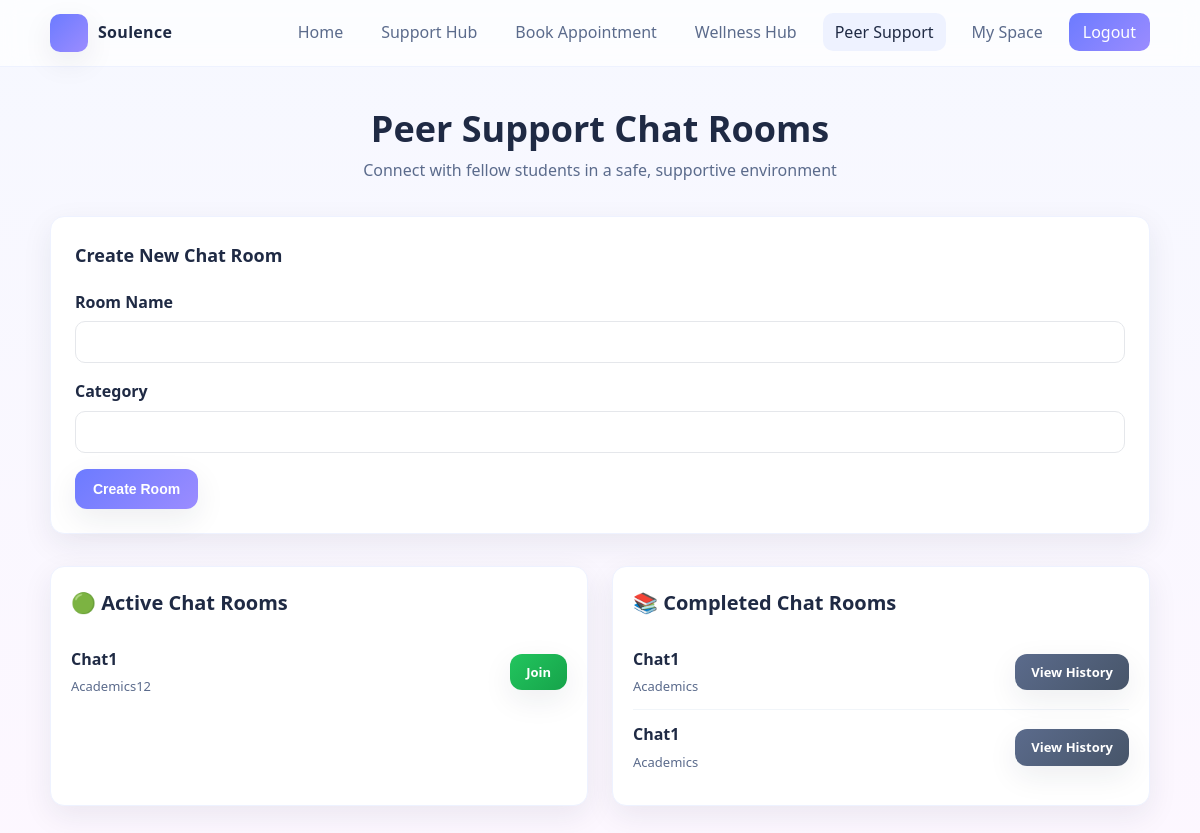
Page /peer/ (signed in) on the earlier database version.
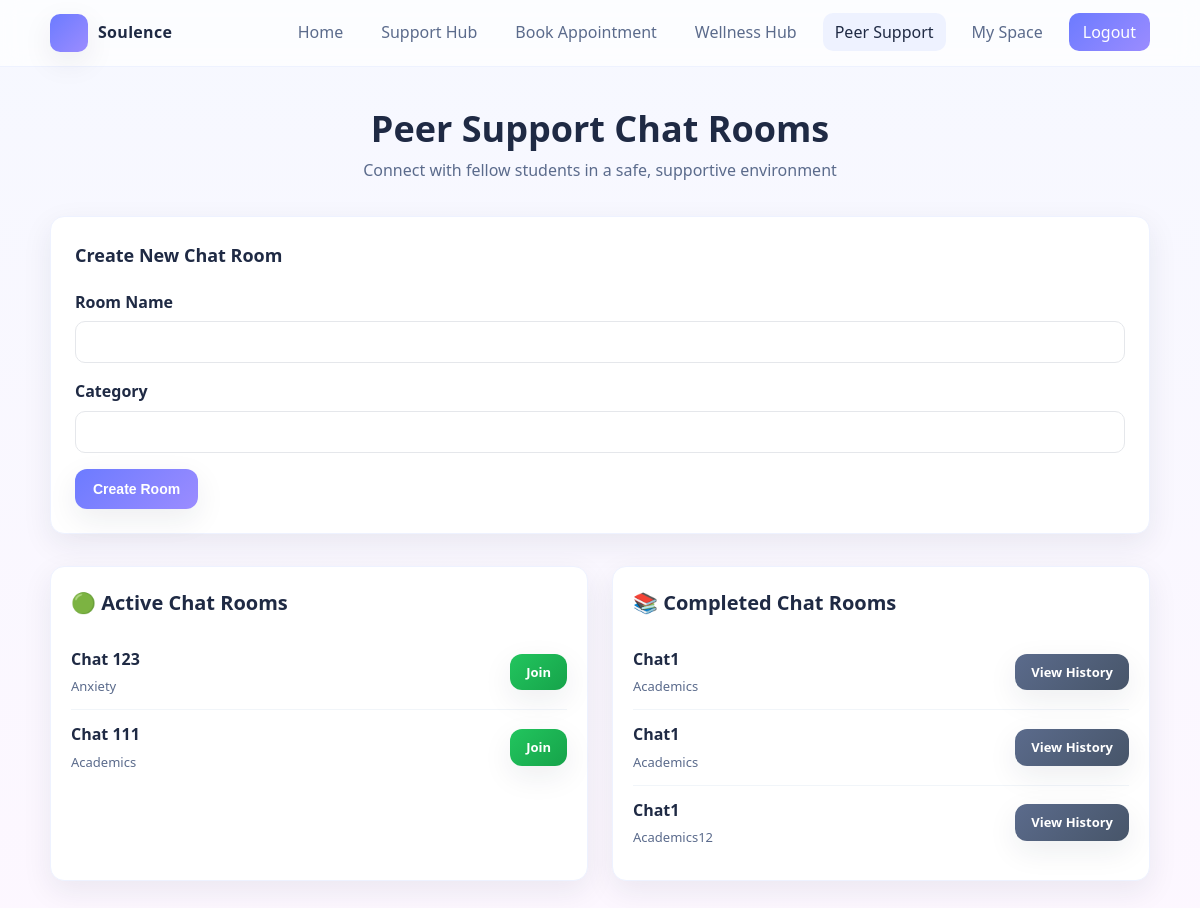
Same page on the later database version.
### sih_app/models.py (models this page shows, shortened)
class ChatRoom(models.Model):
	name = models.CharField(max_length=100)
	category = models.CharField(max_length=50)
	creator = models.ForeignKey('Student', on_delete=models.CASCADE, related_name='created_rooms')
	institution = models.ForeignKey('Institution', on_delete=models.CASCADE)
	is_active = models.BooleanField(default=True)
	created_at = models.DateTimeField(auto_now_add=True)
	ended_at = models.DateTimeField(null=True, blank=True)

### sih_app/views.py (the view, shortened to what this page needs)
# urls.py: path('peer/', views.peer, name='peer'),
def peer(request):
	if not request.session.get('user_type'):
		return redirect('login')
	student = Student.objects.get(email=request.session['user_email'])
	institution = student.institution
	form = ChatRoomCreateForm()
	form_errors = None
	active_rooms = ChatRoom.objects.filter(institution=institution, is_active=True)
	completed_rooms = ChatRoom.objects.filter(institution=institution, is_active=False)
	return render(request, 'peer.html', {
		'active_rooms': active_rooms,
		'completed_rooms': completed_rooms,
		'form': form,
		'form_errors': form_errors,
		'student': student,
	})

### sih_app/forms.py
class ChatRoomCreateForm(forms.ModelForm):
    class Meta:
        model = ChatRoom
        fields = ['name', 'category']

### sih_app/templates/peer.html (shortened to what this page needs)
<!DOCTYPE html>
<html lang="en">
<head>
</head>
<body>
  <header>
    <div class="container nav">
      <div class="brand"><div class="logo" aria-hidden="true"></div><span>Soulence</span></div>
      <nav aria-label="Primary">
        <ul>
          <li><a href="/">Home</a></li>
          <li><a href="/support/">Support Hub</a></li>
          <li><a href="/book-slot/">Book Appointment</a></li>
          <li><a href="/wellness/">Wellness Hub</a></li>
          <li><a href="/peer/" class="active">Peer Support</a></li>
          <li><a href="/myspace/">My Space</a></li>
          <li><a href="/logout/" style="color:#fff;background:linear-gradient(135deg,#6c7bff,#9b8cff);padding:8px 14px;">Logout</a></li>
        </ul>
      </nav>
    </div>
  </header>
  <div class="container content">
    <h1>Peer Support Chat Rooms</h1>
    <p class="subtitle">Connect with fellow students in a safe, supportive environment</p>
    <div class="card create-form">
      <h2 style="margin:0 0 20px;font-size:18px">Create New Chat Room</h2>
      <form method="post">
        <div class="form-group">
          <label for="id_name">Room Name</label>
          {{ form.name }}
        </div>
        <div class="form-group">
          <label for="id_category">Category</label>
          {{ form.category }}
        </div>
        <button type="submit" class="btn">Create Room</button>
      </form>
    </div>
    <div class="rooms-grid">
      <div class="card room-list">
        <div class="room-section">
          <h2>🟢 Active Chat Rooms</h2>
          {% for room in active_rooms %}
            <div class="room-item">
              <div class="room-info">
                <div class="room-name">{{ room.name }}</div>
                <div class="room-category">{{ room.category }}</div>
              </div>
              <a href="{% url 'peer_chat' room.id %}" class="btn btn-join">Join</a>
            </div>
          {% empty %}
            <div class="empty-state">No active chat rooms.<br>Be the first to create one!</div>
          {% endfor %}
        </div>
      </div>
      <div class="card room-list">
        <div class="room-section">
          <h2>📚 Completed Chat Rooms</h2>
          {% for room in completed_rooms %}
            <div class="room-item">
              <div class="room-info">
                <div class="room-name">{{ room.name }}</div>
                <div class="room-category">{{ room.category }}</div>
              </div>
              <a href="{% url 'peer_chat' room.id %}" class="btn btn-view">View History</a>
            </div>
          {% empty %}
            <div class="empty-state">No completed chat rooms yet.</div>
          {% endfor %}
        </div>
      </div>
    </div>
  </div>
</body>
</html>

Differences in the rows shown:
added ChatRoom: name "Chat 123", category "Anxiety", shown under "🟢 Active Chat Rooms"
added ChatRoom: name "Chat 111", category "Academics", shown under "🟢 Active Chat Rooms"
changed ChatRoom "Academics12": moves from the list under "🟢 Active Chat Rooms" to the list under "📚 Completed Chat Rooms"
